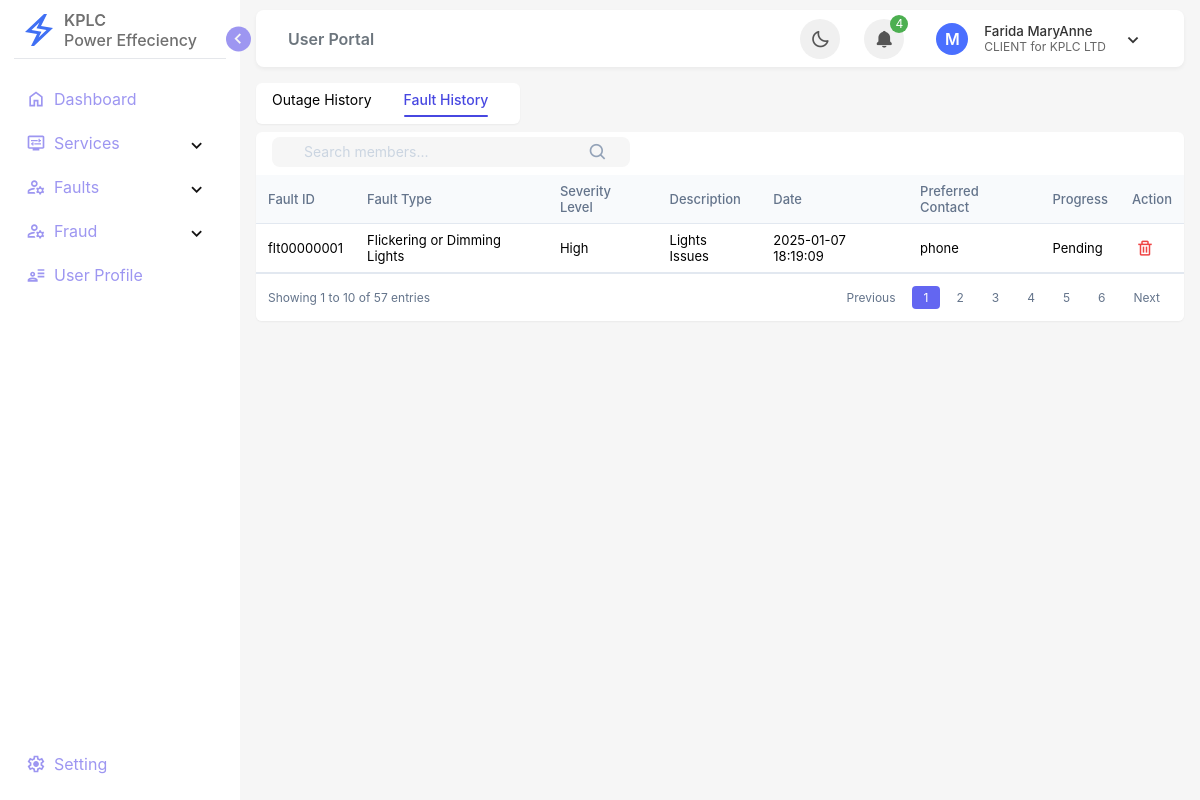
Screenshot of /client/fault_history.php (signed in) with the database file from the repository.
### tables this page shows
CREATE TABLE `users` (
  `seq_id` int(11) NOT NULL,
  `user_id` varchar(20) NOT NULL,
  `first_name` varchar(50) NOT NULL,
  `last_name` varchar(50) NOT NULL,
  `date_of_birth` date NOT NULL,
  `gender` enum('Male','Female','Other') NOT NULL,
  `email` varchar(100) NOT NULL,
  `mobile_number` varchar(15) NOT NULL,
  `national_id` varchar(20) NOT NULL,
  `county` varchar(50) NOT NULL,
  `town` varchar(50) NOT NULL,
  `connection_type` varchar(50) NOT NULL,
  `password_hash` varchar(255) NOT NULL,
  `role` enum('CLIENT','ADMIN','STAFF') NOT NULL DEFAULT 'CLIENT',
  `created_at` timestamp NOT NULL DEFAULT current_timestamp(),
  `updated_at` timestamp NOT NULL DEFAULT current_timestamp() ON UPDATE current_timestamp()
);

CREATE TABLE `faults` (
  `seq_id` int(11) NOT NULL,
  `fault_id` varchar(20) NOT NULL,
  `user_id` varchar(20) NOT NULL,
  `nature_of_fault` varchar(255) NOT NULL,
  `description_of_issue` text NOT NULL,
  `severity_level` enum('Low','Medium','High','Critical') NOT NULL,
  `preferred_contact` varchar(50) DEFAULT NULL,
  `location` varchar(255) NOT NULL,
  `fault_status` enum('assigned','unassigned') NOT NULL DEFAULT 'unassigned',
  `fault_progress` enum('Pending','In Progress','Investigation','Resolved','Closed') NOT NULL DEFAULT 'Pending',
  `submission_timestamp` timestamp NOT NULL DEFAULT current_timestamp(),
  `created_at` timestamp NOT NULL DEFAULT current_timestamp(),
  `updated_at` timestamp NOT NULL DEFAULT current_timestamp() ON UPDATE current_timestamp()
);

### client/fault_history.php (the view, shortened to what this page needs)
<?php
include('../config/config.php');
$user_id = $_SESSION['user_id'];
$query = "SELECT * FROM users WHERE user_id = ?";
$stmt = $mysqliObj->prepare($query);
$stmt->bind_param('s', $user_id);
$stmt->execute();
$result = $stmt->get_result();
$query_fault = "SELECT * FROM faults ORDER BY fault_id";
$stmt = $mysqliObj->prepare($query_fault);
$stmt->execute();
$result_fault = $stmt->get_result();
while ($obj = $result->fetch_object()) {
?>
    <!DOCTYPE html>
    <html lang="en">
    <?php include("includes/head.php"); ?>
    <body>
        <?php include("includes/sidebar.php"); ?>
        <?php include("includes/topbar.php"); ?>
        <main class="main-section">
            <section class="main-section-wrapper">
                <div class="members">
                    <div class="members-tabs">
                        <a href="outage_history.php" class="members-tab">Outage History </a>
                        <a href="fault_history.php" class="members-tab active">Fault History </a>
                    </div>
                </div>
                <div class="table-container">
                    <div class="member-management">
                        <div class="search-box">
                            <i class='bx bx-search'></i>
                            <input type="text" class="search-input" placeholder="Search members...">
                        </div>
                    </div>
                    <table>
                        <thead>
                            <tr>
                                <th>Fault ID</th>
                                <th>Fault Type</th>
                                <th>Severity Level</th>
                                <th>Description</th>
                                <th>Date</th>
                                <th>Preferred Contact</th>
                                <th>Progress</th>
                                <th>Action</th>
                            </tr>
                        </thead>
                        <tbody>
                            <?php
                            if ($result_fault) {
                                while ($fault = $result_fault->fetch_assoc()) {
                                    echo "
                                        <tr>
                                            <td>
                                                <div class='user-id'>" . htmlspecialchars($fault['fault_id']) . "</div>
                                            </td>
                                            <td>" . htmlspecialchars($fault['nature_of_fault']) . "</td>
                                            <td>" . htmlspecialchars($fault['severity_level']) . "</td>
                                            <td>" . htmlspecialchars($fault['description_of_issue']) . "</td>
                                            <td>" . htmlspecialchars($fault['submission_timestamp']) . "</td>
                                            <td>" . htmlspecialchars($fault['preferred_contact']) . "</td>
                                            <td>" . htmlspecialchars($fault['fault_progress']) . "</td>
                                            <td>
                                                <div class='operations'>
                                                    <i class='bx bx-trash operation-icon delete' title='Delete' data-id='" . htmlspecialchars($fault['fault_id']) . "'></i>
                                                </div>
                                            </td>
                                        </tr>";
                                }
                            }
                            ?>
                        </tbody>
                    </table>
                    <div class="pagination">
                        <div class="pagination-info">
                            Showing 1 to 10 of 57 entries
                        </div>
                        <div class="pagination-controls">
                            <button class="page-btn">Previous</button>
                            <button class="page-btn active">1</button>
                            <button class="page-btn">2</button>
                            <button class="page-btn">3</button>
                            <button class="page-btn">4</button>
                            <button class="page-btn">5</button>
                            <button class="page-btn">6</button>
                            <button class="page-btn">Next</button>
                        </div>
                    </div>
                </div>
            </section>
        </main>
    </body>
    </html>
<?php
}
?>

### client/includes/sidebar.php (shortened to what this page needs)
<aside class="sidebar">
    <header class="sidebar-header">
        <div class="logo-wrapper">
            <span class="image">
                <?php
                $base_url = '/KPLC_1/';
                ?>
                <img src="<?php echo $base_url; ?>assets/Images/logo.svg" alt="">
            </span>
            <div class="brand">
                <span class="name">KPLC</span>
                <span class="slogan">Power Effeciency</span>
            </div>
        </div>
        <button id="toggle-sidebar">
            <i class="bx bx-chevron-right toggle"></i>
        </button>
    </header>
    <nav class="sidebar-nav">
        <ul class="sidebar-top-menu">
            <li class="nav-item">
                <a href="../client/user_dashboard.php" class="nav-link">
                    <svg xmlns="http://www.w3.org/2000/svg" viewBox="0 -960 960 960">
                        <path
                            d="M240-200h120v-240h240v240h120v-360L480-740 240-560v360Zm-80 80v-480l320-240 320 240v480H520v-240h-80v240H160Zm320-350Z" />
                    </svg>
                    <span class="text">Dashboard</span>
                </a>
            </li>
            <li class="nav-item">
                <div class="drop-item">
                    <a href="new_connection.php" class="nav-link dropmenu-link">
                        <span class="text">Services</span>
                    </a>
                    <button class="drop-submenu-button">
                        <i class="bx bx-chevron-right drop-submenu-icon"></i>
                    </button>
                </div>
            </li>
            <li class="nav-item">
                <div class="drop-item">
                    <a href="" class="nav-link dropmenu-link">
                        <span class="text">Faults</span>
                    </a>
                    <button class="drop-submenu-button">
                        <i class="bx bx-chevron-right drop-submenu-icon"></i>
                    </button>
                </div>
            </li>
            <li class="nav-item">
                <div class="drop-item">
                    <a href="report-fraud.php" class="nav-link dropmenu-link">
                        <span class="text">Fraud</span>
                    </a>
                    <button class="drop-submenu-button">
                        <i class="bx bx-chevron-right drop-submenu-icon"></i>
                    </button>
                </div>
            </li>
            <li class="nav-item">
                <a href="profile_details.php" class="nav-link">
                    <span class="text">User Profile</span>
                </a>
            </li>
        </ul>
        <ul class="sidebar-bottom-menu">
            <li class="nav-item">
                <a href="" class="nav-link">
                    <span class="text">Setting</span>
                </a>
            </li>
        </ul>
    </nav>
</aside>

### client/includes/topbar.php (shortened to what this page needs)
<header class="top-bar">
    <ol class="breadcrumb">
        <li class="breadcrumb-item active" aria-current="page"><a href="">User Portal</a></li>
    </ol>
    <nav class="top-bar-nav">
        <button type="button" class="theme-toggle-btn" aria-label="Toggle theme">
            <i id="lights" class="bx bx-moon"></i>
        </button>
        <div class="notifications">
            <button class="notification-btn" aria-label="View notifications" type="button">
                <i class="bx bxs-bell"></i>
                <span class="badge">4</span>
            </button>
        </div>
        <div class="user-profile">
            <button type="button" class="user-profile-btn">
                <span class="avatar">M</span>
                <div class="user-info">
                    <span><?php echo $obj->first_name, ' ',  $obj->last_name; ?></span>
                    <span><?php echo $obj->role, ' '; ?> for KPLC LTD</span>
                </div>
                <i class="bx bx-chevron-down"></i>
            </button>
        </div>
    </nav>
</header>

### rows the page displays
users: first_name "Farida", last_name "MaryAnne", role "CLIENT"
faults: fault "flt00000001", nature_of_fault "Flickering or Dimming Lights", severity_level "High", description_of_issue "Lights Issues", submission_timestamp "2025-01-07 18:19:09", preferred_contact "phone", fault_progress "Pending"
